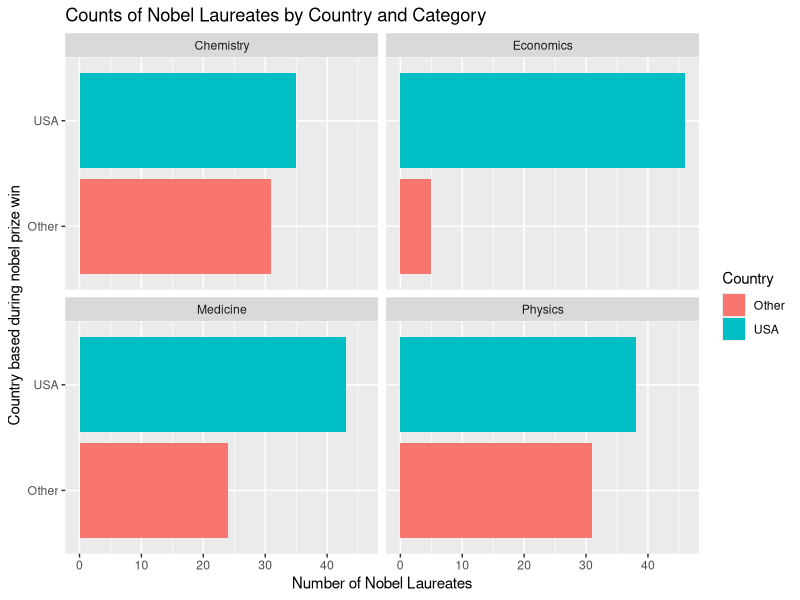
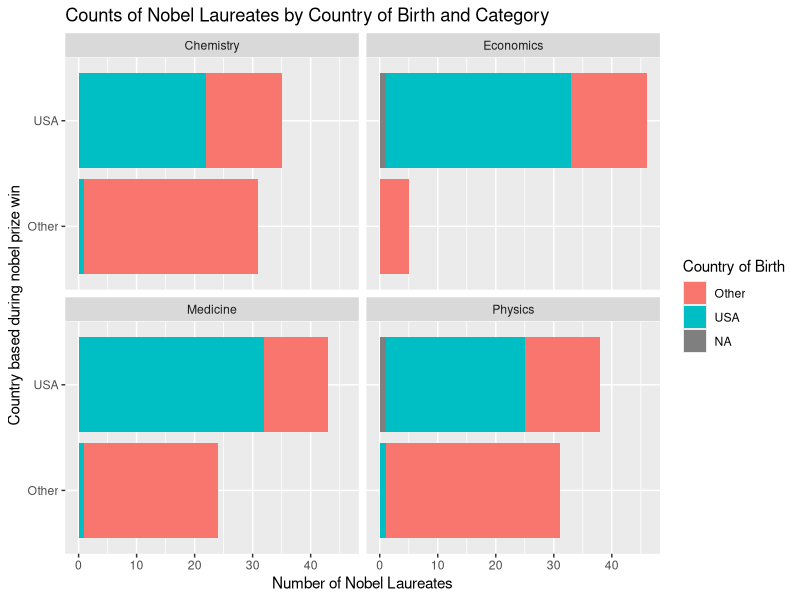

Source code (R) for these figures, in order:
## ---- chunk 1
library(tidyverse) 
## ---- chunk 2
nobel <- read_csv("data/nobel.csv")
## ---- chunk 3
glimpse(nobel)
## ---- chunk 4
nobel_living <- nobel %>%     #create nobel_living from nobel then pipe
  filter(                     
    is.na(died_date),        #died_date is NA
    !is.na(country),         #country is available (not NA)
    gender != "org"          #gender not equal to organization 
  ) 
## ---- chunk 5
nrow(nobel_living)
## ---- chunk 6
nobel_living <- nobel_living %>%           
  mutate(                                             
    country_us = if_else(country == "USA", "USA", "Other")  
  )                                   

#pipeline to mutate the nobel_living data 
#create new variable    
#If country == "USA": label it as "USA"
#Otherwise: label "Other"
## ---- chunk 7
table(nobel_living$country_us)           #make a frequency count table to check new variable
## ---- chunk 8
nobel_living_science <- nobel_living %>%                
  filter(category %in% c("Physics", "Medicine", "Chemistry", "Economics")) 

#%>% is pipe   
#%in% checks if a certain value is found in the group specified (y/n) 
#c creates a vector (list of values)
## ---- chunk 9
ggplot(data = nobel_living_science, aes(x=country_us, fill = country_us)) +
  geom_bar() +
  facet_wrap(~category) +
  coord_flip() +                      #could also just put y=country_us?
  labs(
    x = "Country based during nobel prize win",
    y = "Number of Nobel Laureates",
    title = "Counts of Nobel Laureates by Country and Category",
    fill = "Country"
  )
## ---- chunk 10
nobel_living <- nobel_living %>%
  mutate(
    born_country_us = if_else(born_country == "USA", "USA", "Other")
  )
## ---- chunk 11
table(nobel_living$born_country_us) 
## ---- chunk 12
nobel_living_science <- nobel_living %>%                
  filter(category %in% c("Physics", "Medicine", "Chemistry", "Economics")) 
## ---- chunk 13
ggplot(data = nobel_living_science, aes(x=country_us, fill = born_country_us)) +
  geom_bar() +
  facet_wrap(~category) +
  coord_flip() +                     
  labs(
    x = "Country based during nobel prize win",
    y = "Number of Nobel Laureates",
    title = "Counts of Nobel Laureates by Country of Birth and Category",
    fill = "Country of Birth"
  )
## ---- chunk 14
nobel_living_science %>%      #create the pipe first (then filter>count>arrange)
  filter(
    country_us == "USA",         #won their prize in the US/living in the US
    born_country_us == "Other") %>%   #but were born outside of the US, pipe again
      count(born_country) %>%        #create frequency table for birth country
        arrange(desc(n))             #n = number of observations
